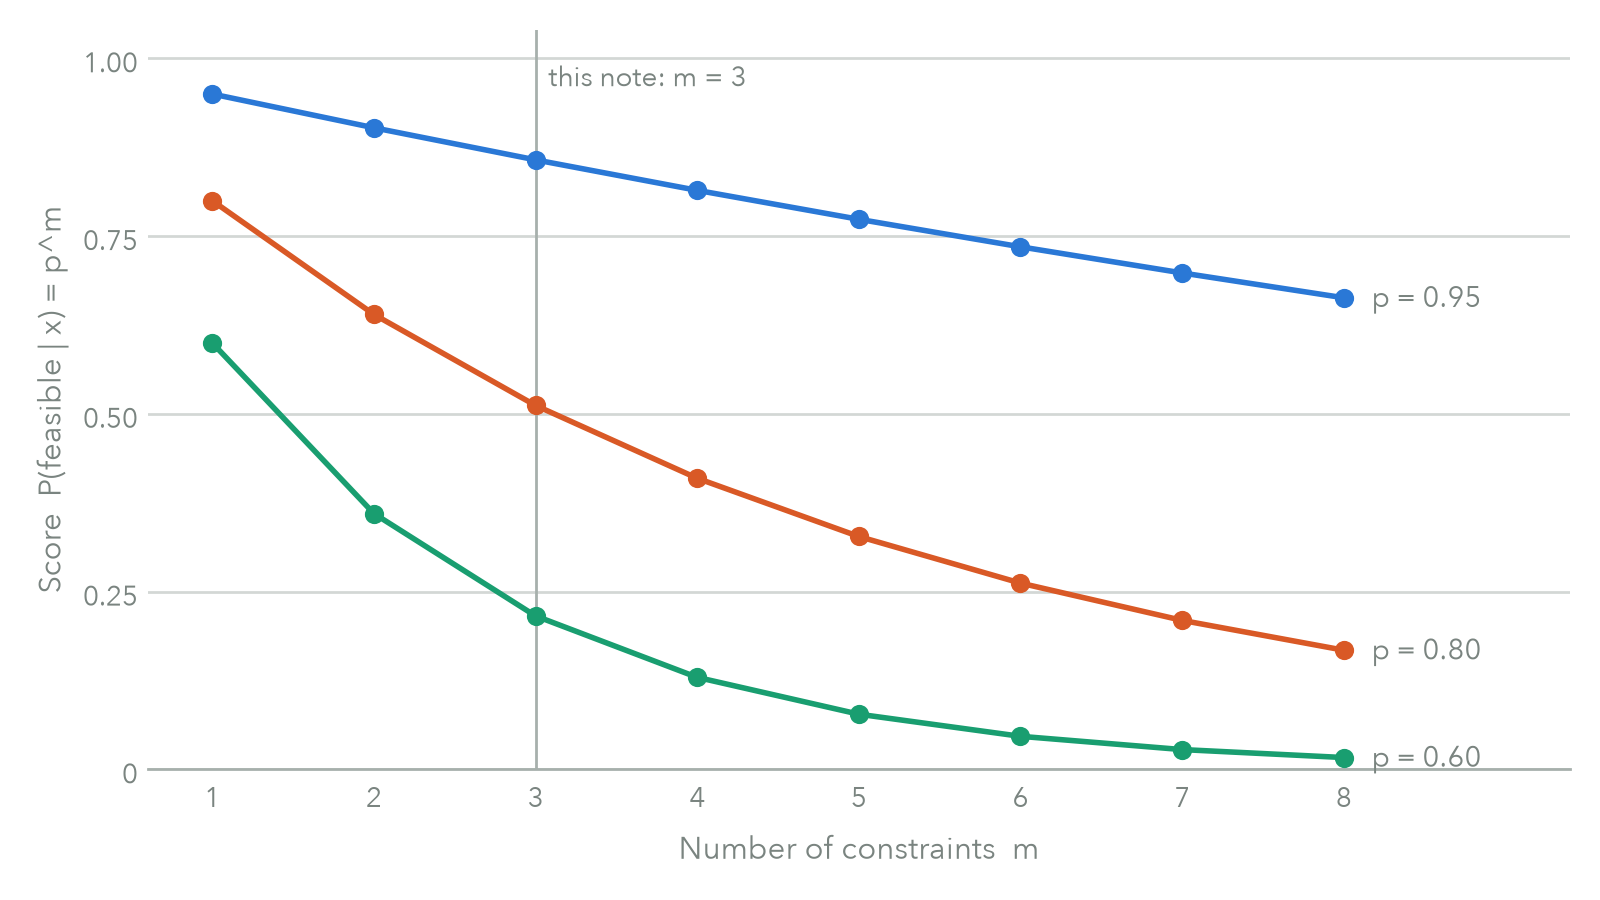

Reproduce this figure in Python.
"""Figure for technical-note.html: how the feasibility score P(feasible | x)
shrinks as the number of constraints m grows, when every constraint has the
same per-constraint satisfaction probability p.

Illustration with hypothetical values, not measured data. The curves are
p ** m for p in {0.95, 0.80, 0.60}. The vertical hairline marks m = 3, the
case in the note.

Render (no local matplotlib on this machine):
    uv run --offline --no-project --with matplotlib --with numpy \
        python3 fig_product_vs_m.py
Writes fig_product_vs_m.png (1600 x 900 px, transparent background) beside
this script.
"""
from pathlib import Path

import matplotlib
matplotlib.use("Agg")
import matplotlib.pyplot as plt
import numpy as np

# Neutral ink that reads on both the light and the dark page surface.
INK = "#7A8480"
GRID = "#A7B0AC"
# Categorical slots 1-3 of the reference palette, in fixed order, stepped so the
# same PNG passes the palette validator on both the light and the dark surface.
SERIES = [(0.95, "#2a78d6"), (0.80, "#d95926"), (0.60, "#199e70")]
FONT = ["Avenir Next", "Helvetica Neue", "DejaVu Sans", "sans-serif"]

m = np.arange(1, 9)

fig, ax = plt.subplots(figsize=(8, 4.5), dpi=200)
fig.patch.set_alpha(0.0)
ax.set_facecolor("none")

for p, color in SERIES:
    y = p ** m
    ax.plot(m, y, color=color, linewidth=2, solid_capstyle="round",
            solid_joinstyle="round", zorder=3)
    ax.scatter(m, y, s=48, color=color, zorder=4, linewidths=0)
    ax.annotate(f"p = {p:.2f}", xy=(m[-1], y[-1]), xytext=(10, 0),
                textcoords="offset points", va="center", ha="left",
                color=INK, fontsize=10.5, fontfamily=FONT)

# Reference line at the note's case, m = 3.
ax.axvline(3, color=GRID, linewidth=1, zorder=1)
ax.text(3.08, 1.0, "this note: m = 3", color=INK, fontsize=10, va="top",
        fontfamily=FONT)

ax.set_xlim(0.6, 9.4)
ax.set_ylim(0, 1.04)
ax.set_xticks(m)
ax.set_yticks([0, 0.25, 0.5, 0.75, 1.0])
ax.set_yticklabels(["0", "0.25", "0.50", "0.75", "1.00"])
ax.set_xlabel("Number of constraints  m", color=INK, fontsize=11, fontfamily=FONT)
ax.set_ylabel("Score  P(feasible | x) = p^m", color=INK, fontsize=11, fontfamily=FONT)
ax.tick_params(colors=INK, labelsize=10, length=0)
for label in ax.get_xticklabels() + ax.get_yticklabels():
    label.set_fontfamily(FONT)
ax.grid(axis="y", color=GRID, linewidth=1, alpha=0.5, zorder=0)
for side in ("top", "right", "left"):
    ax.spines[side].set_visible(False)
ax.spines["bottom"].set_color(GRID)
ax.spines["bottom"].set_linewidth(1)

fig.tight_layout()
out = Path(__file__).with_suffix(".png")
fig.savefig(out, dpi=200, transparent=True)
print(out)
